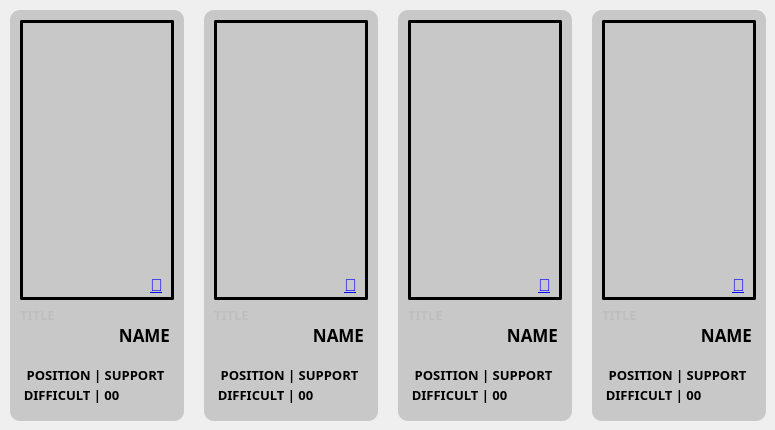
      <widget class="QWidget" name="reco__cham">
       <attribute name="title">
        <string>CHAMPION</string>
       </attribute>
       <widget class="QLabel" name="lbl__rcham1">
        <property name="geometry">
         <rect>
          <x>20</x>
          <y>20</y>
          <width>154</width>
          <height>280</height>
         </rect>
        </property>
        <property name="styleSheet">
         <string notr="true">QLabel{border-width: 3px; border-radius:2px; border-style : solid;}</string>
        </property>
        <property name="text">
         <string/>
        </property>
        <property name="pixmap">
         <pixmap>../ASSETS/CHAM_LONG/Bard.png</pixmap>
        </property>
        <property name="scaledContents">
         <bool>true</bool>
        </property>
       </widget>
       <widget class="QLabel" name="lbl__rbg1">
        <property name="geometry">
         <rect>
          <x>10</x>
          <y>10</y>
          <width>174</width>
          <height>411</height>
         </rect>
        </property>
        <property name="styleSheet">
         <string notr="true">QLabel{background-color:rgb(200,200,200); border-radius: 10px;}</string>
        </property>
        <property name="text">
         <string/>
        </property>
       </widget>
       <widget class="QLabel" name="lbl__rcham2">
        <property name="geometry">
         <rect>
          <x>214</x>
          <y>20</y>
          <width>154</width>
          <height>280</height>
         </rect>
        </property>
        <property name="styleSheet">
         <string notr="true">QLabel{border-width: 3px; border-radius:2px; border-style : solid;}</string>
        </property>
        <property name="text">
         <string/>
        </property>
        <property name="pixmap">
         <pixmap>../ASSETS/CHAM_LONG/LeeSin.png</pixmap>
        </property>
        <property name="scaledContents">
         <bool>true</bool>
        </property>
       </widget>
       <widget class="QLabel" name="lbl__rbg2">
        <property name="geometry">
         <rect>
          <x>204</x>
          <y>10</y>
          <width>174</width>
          <height>411</height>
         </rect>
        </property>
        <property name="styleSheet">
         <string notr="true">QLabel{background-color:rgb(200,200,200); border-radius: 10px;}</string>
        </property>
        <property name="text">
         <string/>
        </property>
       </widget>
       <widget class="QLabel" name="lbl__rcham3">
        <property name="geometry">
         <rect>
          <x>408</x>
          <y>20</y>
          <width>154</width>
          <height>280</height>
         </rect>
        </property>
        <property name="styleSheet">
         <string notr="true">QLabel{border-width: 3px; border-radius:2px; border-style : solid;}</string>
        </property>
        <property name="text">
         <string/>
        </property>
        <property name="pixmap">
         <pixmap>../ASSETS/CHAM_LONG/Cassiopeia.png</pixmap>
        </property>
        <property name="scaledContents">
         <bool>true</bool>
        </property>
       </widget>
       <widget class="QLabel" name="lbl__rbg3">
        <property name="geometry">
         <rect>
          <x>398</x>
          <y>10</y>
          <width>174</width>
          <height>411</height>
         </rect>
        </property>
        <property name="styleSheet">
         <string notr="true">QLabel{background-color:rgb(200,200,200); border-radius: 10px;}</string>
        </property>
        <property name="text">
         <string/>
        </property>
       </widget>
       <widget class="QLabel" name="lbl__rcham4">
        <property name="geometry">
         <rect>
          <x>602</x>
          <y>20</y>
          <width>154</width>
          <height>280</height>
         </rect>
        </property>
        <property name="styleSheet">
         <string notr="true">QLabel{border-width: 3px; border-radius:2px; border-style : solid;}</string>
        </property>
        <property name="text">
         <string/>
        </property>
        <property name="pixmap">
         <pixmap>../ASSETS/CHAM_LONG/Nami.png</pixmap>
        </property>
        <property name="scaledContents">
         <bool>true</bool>
        </property>
       </widget>
       <widget class="QLabel" name="lbl__rbg4">
        <property name="geometry">
         <rect>
          <x>592</x>
          <y>10</y>
          <width>174</width>
          <height>411</height>
         </rect>
        </property>
        <property name="styleSheet">
         <string notr="true">QLabel{background-color:rgb(200,200,200); border-radius: 10px;}</string>
        </property>
        <property name="text">
         <string/>
        </property>
       </widget>
       <widget class="QLabel" name="lbl__rcham1_t">
        <property name="enabled">
         <bool>false</bool>
        </property>
        <property name="geometry">
         <rect>
          <x>20</x>
          <y>300</y>
          <width>70</width>
          <height>30</height>
         </rect>
        </property>
        <property name="font">
         <font>
          <family>맑은 고딕</family>
          <pointsize>10</pointsize>
          <weight>75</weight>
          <bold>true</bold>
         </font>
        </property>
        <property name="text">
         <string>TITLE</string>
        </property>
       </widget>
       <widget class="QLabel" name="lbl__rcham1_n">
        <property name="geometry">
         <rect>
          <x>100</x>
          <y>320</y>
          <width>70</width>
          <height>30</height>
         </rect>
        </property>
        <property name="font">
         <font>
          <family>맑은 고딕</family>
          <pointsize>13</pointsize>
          <weight>75</weight>
          <bold>true</bold>
         </font>
        </property>
        <property name="text">
         <string>NAME</string>
        </property>
        <property name="alignment">
         <set>Qt::AlignRight|Qt::AlignTrailing|Qt::AlignVCenter</set>
        </property>
       </widget>
       <widget class="QLabel" name="lbl__rcham2_n">
        <property name="geometry">
         <rect>
          <x>294</x>
          <y>320</y>
          <width>70</width>
          <height>30</height>
         </rect>
        </property>
        <property name="font">
         <font>
          <family>맑은 고딕</family>
          <pointsize>13</pointsize>
          <weight>75</weight>
          <bold>true</bold>
         </font>
        </property>
        <property name="text">
         <string>NAME</string>
        </property>
        <property name="alignment">
         <set>Qt::AlignRight|Qt::AlignTrailing|Qt::AlignVCenter</set>
        </property>
       </widget>
       <widget class="QLabel" name="lbl__rcham2_t">
        <property name="enabled">
         <bool>false</bool>
        </property>
        <property name="geometry">
         <rect>
          <x>214</x>
          <y>300</y>
          <width>70</width>
          <height>30</height>
         </rect>
        </property>
        <property name="font">
         <font>
          <family>맑은 고딕</family>
          <pointsize>10</pointsize>
          <weight>75</weight>
          <bold>true</bold>
         </font>
        </property>
        <property name="text">
         <string>TITLE</string>
        </property>
       </widget>
       <widget class="QLabel" name="lbl__rcham3_n">
        <property name="geometry">
         <rect>
          <x>488</x>
          <y>320</y>
          <width>70</width>
          <height>30</height>
         </rect>
        </property>
        <property name="font">
         <font>
          <family>맑은 고딕</family>
          <pointsize>13</pointsize>
          <weight>75</weight>
          <bold>true</bold>
         </font>
        </property>
        <property name="text">
         <string>NAME</string>
        </property>
        <property name="alignment">
         <set>Qt::AlignRight|Qt::AlignTrailing|Qt::AlignVCenter</set>
        </property>
       </widget>
       <widget class="QLabel" name="lbl__rcham3_t">
        <property name="enabled">
         <bool>false</bool>
        </property>
        <property name="geometry">
         <rect>
          <x>408</x>
          <y>300</y>
          <width>70</width>
          <height>30</height>
         </rect>
        </property>
        <property name="font">
         <font>
          <family>맑은 고딕</family>
          <pointsize>10</pointsize>
          <weight>75</weight>
          <bold>true</bold>
         </font>
        </property>
        <property name="text">
         <string>TITLE</string>
        </property>
       </widget>
       <widget class="QLabel" name="lbl__rcham4_n">
        <property name="geometry">
         <rect>
          <x>682</x>
          <y>320</y>
          <width>70</width>
          <height>30</height>
         </rect>
        </property>
        <property name="font">
         <font>
          <family>맑은 고딕</family>
          <pointsize>13</pointsize>
          <weight>75</weight>
          <bold>true</bold>
         </font>
        </property>
        <property name="text">
         <string>NAME</string>
        </property>
        <property name="alignment">
         <set>Qt::AlignRight|Qt::AlignTrailing|Qt::AlignVCenter</set>
        </property>
       </widget>
       <widget class="QLabel" name="lbl__rcham4_t">
        <property name="enabled">
         <bool>false</bool>
        </property>
        <property name="geometry">
         <rect>
          <x>602</x>
          <y>300</y>
          <width>70</width>
          <height>30</height>
         </rect>
        </property>
        <property name="font">
         <font>
          <family>맑은 고딕</family>
          <pointsize>10</pointsize>
          <weight>75</weight>
          <bold>true</bold>
         </font>
        </property>
        <property name="text">
         <string>TITLE</string>
        </property>
       </widget>
       <widget class="QLabel" name="lbl__rcham1_p">
        <property name="geometry">
         <rect>
          <x>10</x>
          <y>360</y>
          <width>171</width>
          <height>30</height>
         </rect>
        </property>
        <property name="font">
         <font>
          <family>맑은 고딕</family>
          <pointsize>10</pointsize>
          <weight>75</weight>
          <bold>true</bold>
         </font>
        </property>
        <property name="text">
         <string>POSITION | SUPPORT</string>
        </property>
        <property name="alignment">
         <set>Qt::AlignCenter</set>
        </property>
       </widget>
       <widget class="QLabel" name="lbl__rcham1_d">
        <property name="geometry">
         <rect>
          <x>11</x>
          <y>380</y>
          <width>121</width>
          <height>30</height>
         </rect>
        </property>
        <property name="font">
         <font>
          <family>맑은 고딕</family>
          <pointsize>10</pointsize>
          <weight>75</weight>
          <bold>true</bold>
         </font>
        </property>
        <property name="text">
         <string>DIFFICULT | 00</string>
        </property>
        <property name="alignment">
         <set>Qt::AlignCenter</set>
        </property>
       </widget>
       <widget class="QLabel" name="lbl__rcham2_d">
        <property name="geometry">
         <rect>
          <x>205</x>
          <y>380</y>
          <width>121</width>
          <height>30</height>
         </rect>
        </property>
        <property name="font">
         <font>
          <family>맑은 고딕</family>
          <pointsize>10</pointsize>
          <weight>75</weight>
          <bold>true</bold>
         </font>
        </property>
        <property name="text">
         <string>DIFFICULT | 00</string>
        </property>
        <property name="alignment">
         <set>Qt::AlignCenter</set>
        </property>
       </widget>
       <widget class="QLabel" name="lbl__rcham2_p">
        <property name="geometry">
         <rect>
          <x>204</x>
          <y>360</y>
          <width>171</width>
          <height>30</height>
         </rect>
        </property>
        <property name="font">
         <font>
          <family>맑은 고딕</family>
          <pointsize>10</pointsize>
          <weight>75</weight>
          <bold>true</bold>
         </font>
        </property>
        <property name="text">
         <string>POSITION | SUPPORT</string>
        </property>
        <property name="alignment">
         <set>Qt::AlignCenter</set>
        </property>
       </widget>
       <widget class="QLabel" name="lbl__rcham3_d">
        <property name="geometry">
         <rect>
          <x>399</x>
          <y>380</y>
          <width>121</width>
          <height>30</height>
         </rect>
        </property>
        <property name="font">
         <font>
          <family>맑은 고딕</family>
          <pointsize>10</pointsize>
          <weight>75</weight>
          <bold>true</bold>
         </font>
        </property>
        <property name="text">
         <string>DIFFICULT | 00</string>
        </property>
        <property name="alignment">
         <set>Qt::AlignCenter</set>
        </property>
       </widget>
       <widget class="QLabel" name="lbl__rcham3_p">
        <property name="geometry">
         <rect>
          <x>398</x>
          <y>360</y>
          <width>171</width>
          <height>30</height>
         </rect>
        </property>
        <property name="font">
         <font>
          <family>맑은 고딕</family>
          <pointsize>10</pointsize>
          <weight>75</weight>
          <bold>true</bold>
         </font>
        </property>
        <property name="text">
         <string>POSITION | SUPPORT</string>
        </property>
        <property name="alignment">
         <set>Qt::AlignCenter</set>
        </property>
       </widget>
       <widget class="QLabel" name="lbl__rcham4_d">
        <property name="geometry">
         <rect>
          <x>593</x>
          <y>380</y>
          <width>121</width>
          <height>30</height>
         </rect>
        </property>
        <property name="font">
         <font>
          <family>맑은 고딕</family>
          <pointsize>10</pointsize>
          <weight>75</weight>
          <bold>true</bold>
         </font>
        </property>
        <property name="text">
         <string>DIFFICULT | 00</string>
        </property>
        <property name="alignment">
         <set>Qt::AlignCenter</set>
        </property>
       </widget>
       <widget class="QLabel" name="lbl__rcham4_p">
        <property name="geometry">
         <rect>
          <x>592</x>
          <y>360</y>
          <width>171</width>
          <height>30</height>
         </rect>
        </property>
        <property name="font">
         <font>
          <family>맑은 고딕</family>
          <pointsize>10</pointsize>
          <weight>75</weight>
          <bold>true</bold>
         </font>
        </property>
        <property name="text">
         <string>POSITION | SUPPORT</string>
        </property>
        <property name="alignment">
         <set>Qt::AlignCenter</set>
        </property>
       </widget>
       <widget class="QLabel" name="lbl__link1">
        <property name="geometry">
         <rect>
          <x>150</x>
          <y>275</y>
          <width>21</width>
          <height>21</height>
         </rect>
        </property>
        <property name="font">
         <font>
          <pointsize>13</pointsize>
          <underline>false</underline>
          <strikeout>false</strikeout>
         </font>
        </property>
        <property name="styleSheet">
         <string notr="true">QLabel{text-decoration:none;}</string>
        </property>
        <property name="text">
         <string>&lt;a href = &quot;https://www.naver.com/&quot;&gt;🔗&lt;/a&gt;</string>
        </property>
        <property name="openExternalLinks">
         <bool>true</bool>
        </property>
       </widget>
       <widget class="QLabel" name="lbl__link2">
        <property name="geometry">
         <rect>
          <x>344</x>
          <y>275</y>
          <width>21</width>
          <height>21</height>
         </rect>
        </property>
        <property name="font">
         <font>
          <pointsize>13</pointsize>
          <underline>false</underline>
          <strikeout>false</strikeout>
         </font>
        </property>
        <property name="styleSheet">
         <string notr="true">QLabel{text-decoration:none;}</string>
        </property>
        <property name="text">
         <string>&lt;a href = &quot;https://www.naver.com/&quot;&gt;🔗&lt;/a&gt;</string>
        </property>
        <property name="openExternalLinks">
         <bool>true</bool>
        </property>
       </widget>
       <widget class="QLabel" name="lbl__link3">
        <property name="geometry">
         <rect>
          <x>538</x>
          <y>275</y>
          <width>21</width>
          <height>21</height>
         </rect>
        </property>
        <property name="font">
         <font>
          <pointsize>13</pointsize>
          <underline>false</underline>
          <strikeout>false</strikeout>
         </font>
        </property>
        <property name="styleSheet">
         <string notr="true">QLabel{text-decoration:none;}</string>
        </property>
        <property name="text">
         <string>&lt;a href = &quot;https://www.naver.com/&quot;&gt;🔗&lt;/a&gt;</string>
        </property>
        <property name="openExternalLinks">
         <bool>true</bool>
        </property>
       </widget>
       <widget class="QLabel" name="lbl__link4">
        <property name="geometry">
         <rect>
          <x>732</x>
          <y>275</y>
          <width>21</width>
          <height>21</height>
         </rect>
        </property>
        <property name="font">
         <font>
          <pointsize>13</pointsize>
          <underline>false</underline>
          <strikeout>false</strikeout>
         </font>
        </property>
        <property name="styleSheet">
         <string notr="true">QLabel{text-decoration:none;}</string>
        </property>
        <property name="text">
         <string>&lt;a href = &quot;https://www.naver.com/&quot;&gt;🔗&lt;/a&gt;</string>
        </property>
        <property name="openExternalLinks">
         <bool>true</bool>
        </property>
       </widget>
       <zorder>lbl__rbg2</zorder>
       <zorder>lbl__rbg3</zorder>
       <zorder>lbl__rbg4</zorder>
       <zorder>lbl__rbg1</zorder>
       <zorder>lbl__rcham1</zorder>
       <zorder>lbl__rcham2</zorder>
       <zorder>lbl__rcham3</zorder>
       <zorder>lbl__rcham4</zorder>
       <zorder>lbl__rcham1_t</zorder>
       <zorder>lbl__rcham1_n</zorder>
       <zorder>lbl__rcham2_n</zorder>
       <zorder>lbl__rcham2_t</zorder>
       <zorder>lbl__rcham3_n</zorder>
       <zorder>lbl__rcham3_t</zorder>
       <zorder>lbl__rcham4_n</zorder>
       <zorder>lbl__rcham4_t</zorder>
       <zorder>lbl__rcham1_p</zorder>
       <zorder>lbl__rcham1_d</zorder>
       <zorder>lbl__rcham2_d</zorder>
       <zorder>lbl__rcham2_p</zorder>
       <zorder>lbl__rcham3_d</zorder>
       <zorder>lbl__rcham3_p</zorder>
       <zorder>lbl__rcham4_d</zorder>
       <zorder>lbl__rcham4_p</zorder>
       <zorder>lbl__link1</zorder>
       <zorder>lbl__link2</zorder>
       <zorder>lbl__link3</zorder>
       <zorder>lbl__link4</zorder>
      </widget>
